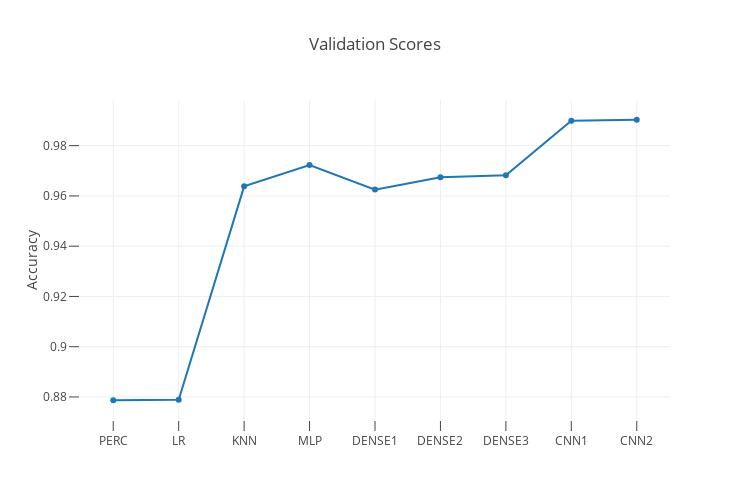

Notebook cell for this chart:
### Code cell
trace1 = go.Scatter(x = list_classifiers, y = val_scores,
                   name="Validation", text = list_classifiers)

data = [trace1]

layout = dict(title = "Validation Scores", 
              xaxis=dict(ticklen=10, zeroline= False),
              yaxis=dict(title = "Accuracy", side='left', ticklen=10,),                                  
              legend=dict(orientation="v", x=1.05, y=1.0),
              autosize=False, width=750, height=500,
              )

fig = dict(data = data, layout = layout)
iplot(fig)

### Figure 1 — Plotly figure (JSON) as saved in the notebook; plotly's stock layout.template omitted (floating-point values rounded to 4 significant figures)
{"data": [{"name": "Validation", "text": ["PERC", "LR", "KNN", "MLP", "DENSE1", "DENSE2", "DENSE3", "CNN1", "CNN2"], "type": "scatter", "uid": "c19c4694-e2e4-11e9-a4fa-acde48001122", "x": ["PERC", "LR", "KNN", "MLP", "DENSE1", "DENSE2", "DENSE3", "CNN1", "CNN2"], "y": [0.8787, 0.8789, 0.9638, 0.9723, 0.9625, 0.9674, 0.9682, 0.9899, 0.9903]}], "layout": {"autosize": false, "height": 500, "legend": {"orientation": "v", "x": 1.05, "y": 1}, "title": "Validation Scores", "width": 750, "xaxis": {"ticklen": 10, "zeroline": false}, "yaxis": {"side": "left", "ticklen": 10, "title": "Accuracy"}}}
